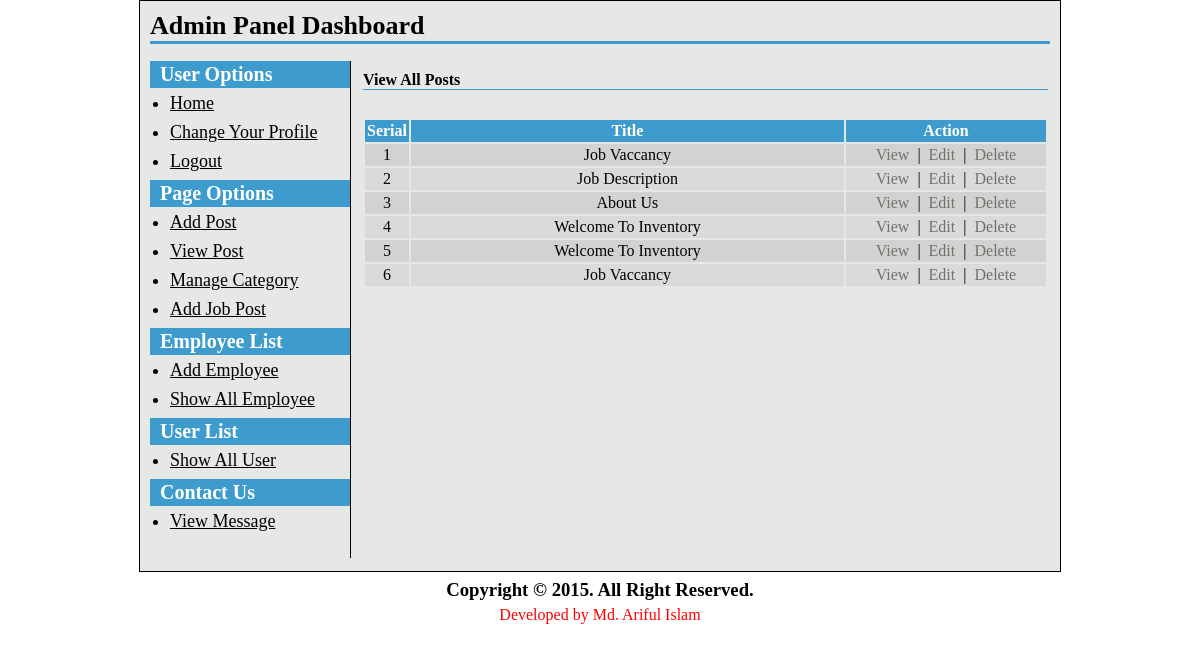
/admin/post-view.php (signed in), run on the app's committed database.
### tables this page shows
CREATE TABLE IF NOT EXISTS `tbl_post` (
`post_id` int(11) NOT NULL,
  `post_title` varchar(255) NOT NULL,
  `post_description` text NOT NULL,
  `post_image` varchar(255) NOT NULL,
  `cat_name` varchar(255) NOT NULL,
  `post_date` varchar(255) NOT NULL,
  `year` varchar(4) NOT NULL,
  `month` varchar(2) NOT NULL,
  `post_timestamp` varchar(255) NOT NULL
);

### admin/post-view.php (the view, shortened to what this page needs)
<?php
include("../config.php");
?>
<?php include("header.php"); ?>
<h2>View  All Posts</h2>
<p>&nbsp;</p>
<table class="tbl2" width="100%">
	<tr>
		<th width="5%">Serial</th>
		<th width="65%">Title</th>
		<th width="30%">Action</th>
	</tr>
	<?php
			$i=0;
			$limit = 25;
			$page = @$_GET['page'];
			if($page)
				$start = ($page - 1) * $limit;
			else
				$start = 0;
			$statement = $db->prepare("SELECT * FROM tbl_post ORDER BY post_id DESC LIMIT $start, $limit");
			$statement->execute();
			$result = $statement->fetchAll(PDO::FETCH_ASSOC);
	foreach($result as $row)
	{
		$i++;
		?>
	<tr>
		<td><?php echo $i; ?></td>
		<td><?php echo $row['post_title']; ?></td>
		<td>
			<a class="fancybox" href="#inline<?php echo $i; ?>">View</a>
			&nbsp;|&nbsp;
			<a href="post-edit.php?id=<?php echo $row['post_id']; ?>">Edit</a>
			&nbsp;|&nbsp;
			<a onclick='return confirmDelete();' href="post-delete.php?id=<?php echo $row['post_id']; ?>">Delete</a></td>
	</tr>
		<?php
	}
	?>
</table>
<div class="pagination">
</div>
<?php include("footer.php"); ?>

### admin/style-admin.css (style rules this page uses)
* { padding: 0; margin: 0; }
body, input, textarea, select { font-family: 'Times New Roman', arial; font-size: 16px; }
table.tbl2 { margin-top: 10px; }
table.tbl2 tr th, table.tbl2 tr td { padding: 2px; }
table.tbl2 tr td { text-align: center; }
table.tbl2 tr th { background-color: #3d9ccd; color: #fff; }
table.tbl2 tr:nth-child(2n+1) td { background-color: #d9dad9; }
table.tbl2 tr:nth-child(2n) td { background-color: #d2d3d1; }
table.tbl2 tr td a { color: #70726e; text-decoration: none; }
#content h2 { font-size: 16px; color: #000; border-bottom: 1px solid #3d9ccd; margin-top: 10px; }
div.pagination { padding: 3px; margin: 3px; z-index: 1000; font-size: 14px; margin-bottom: 20px; }

### data on the page
tbl_post: post_title "Job Vaccancy"
tbl_post: post_title "Job Description"
tbl_post: post_title "About Us"
tbl_post: post_title "Welcome To Inventory"
tbl_post: post_title "Welcome To Inventory"
tbl_post: post_title "Job Vaccancy"
